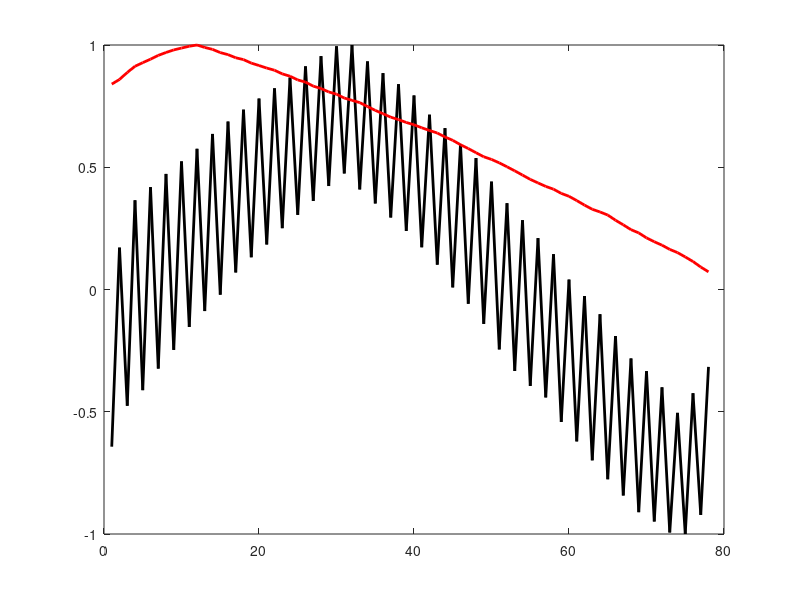

MATLAB code for this plot:
%% Plot signal ARP assignemnt
clc; close all;
load('results/signal_10.txt');
load('results/signal_2.txt');
sig1_length = length(signal_10);
sig2_length = length(signal_2);
if (sig1_length < sig2_length) 
    len = length(signal_10);
else
    len = length(signal_2);
end
t = [1:len];

plot(t,signal_10(1:len),'k','LineWidth',2);
hold on
plot(t,signal_2(1:len),'r','LineWidth',2);

